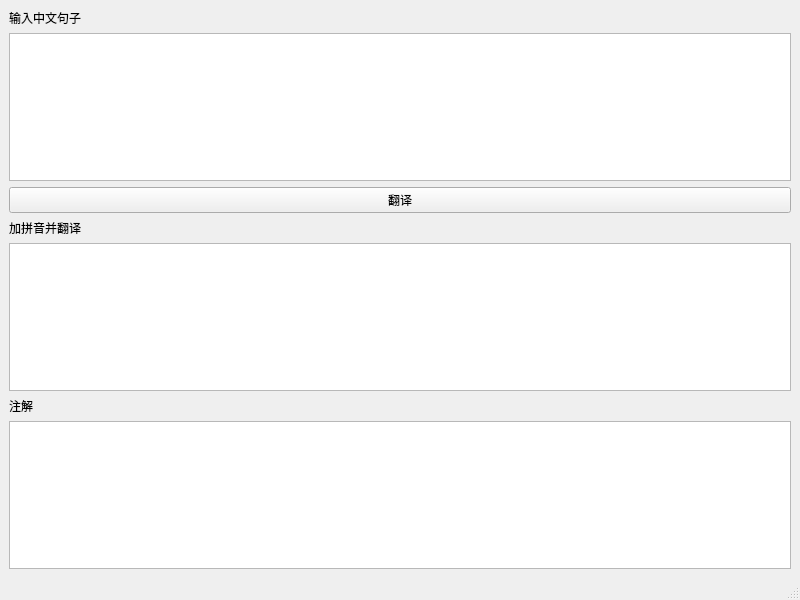
<?xml version="1.0" encoding="UTF-8"?>
<ui version="4.0">
 <class>MainWindow</class>
 <widget class="QMainWindow" name="MainWindow">
  <property name="geometry">
   <rect>
    <x>0</x>
    <y>0</y>
    <width>800</width>
    <height>600</height>
   </rect>
  </property>
  <property name="windowTitle">
   <string>MainWindow</string>
  </property>
  <widget class="QWidget" name="centralwidget">
   <layout class="QVBoxLayout" name="verticalLayout_7">
    <item>
     <layout class="QVBoxLayout" name="verticalLayout_4">
      <item>
       <widget class="QLabel" name="Label_input">
        <property name="text">
         <string>输入中文句子</string>
        </property>
       </widget>
      </item>
      <item>
       <widget class="QTextBrowser" name="textBrowser_input"/>
      </item>
     </layout>
    </item>
    <item>
     <widget class="QPushButton" name="Button_trans">
      <property name="text">
       <string>翻译</string>
      </property>
     </widget>
    </item>
    <item>
     <layout class="QVBoxLayout" name="verticalLayout_5">
      <item>
       <widget class="QLabel" name="Label_pinyin">
        <property name="text">
         <string>加拼音并翻译</string>
        </property>
       </widget>
      </item>
      <item>
       <widget class="QTextBrowser" name="textBrowser_pinyin"/>
      </item>
     </layout>
    </item>
    <item>
     <layout class="QVBoxLayout" name="verticalLayout_6">
      <item>
       <widget class="QLabel" name="Label_note">
        <property name="text">
         <string>注解</string>
        </property>
       </widget>
      </item>
      <item>
       <widget class="QTextBrowser" name="textBrowser_note"/>
      </item>
     </layout>
    </item>
   </layout>
  </widget>
  <widget class="QMenuBar" name="menubar">
   <property name="geometry">
    <rect>
     <x>0</x>
     <y>0</y>
     <width>800</width>
     <height>22</height>
    </rect>
   </property>
  </widget>
  <widget class="QStatusBar" name="statusbar"/>
 </widget>
 <resources/>
 <connections/>
</ui>
